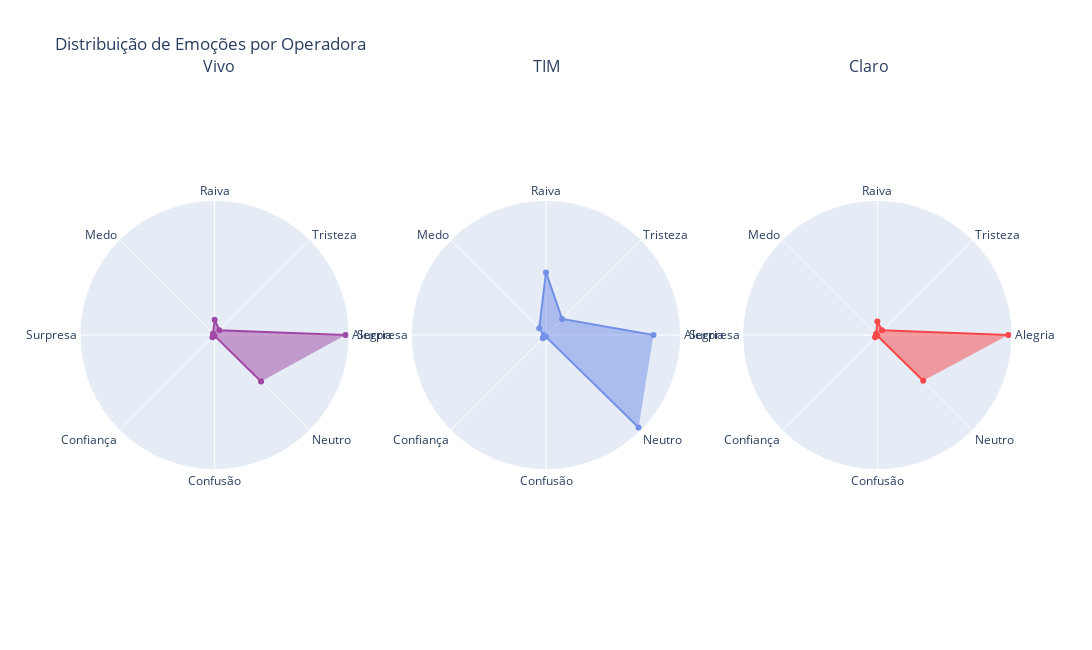

Notebook source saved alongside this figure:
### Code cell
values_claro = df[df['app'] == 'Claro'][['emotion_alegria', 'emotion_tristeza', 'emotion_raiva',
              'emotion_medo', 'emotion_surpresa', 'emotion_confianca',
              'emotion_confusao', 'emotion_neutro']].mean().tolist()

values_tim = df[df['app'] == 'TIM'][['emotion_alegria', 'emotion_tristeza', 'emotion_raiva',
              'emotion_medo', 'emotion_surpresa', 'emotion_confianca',
              'emotion_confusao', 'emotion_neutro']].mean().tolist()

values_vivo = df[df['app'] == 'Vivo'][['emotion_alegria', 'emotion_tristeza', 'emotion_raiva',
              'emotion_medo', 'emotion_surpresa', 'emotion_confianca',
              'emotion_confusao', 'emotion_neutro']].mean().tolist()

categories = ['Alegria', 'Tristeza', 'Raiva', 'Medo', 'Surpresa', 'Confiança', 'Confusão', 'Neutro']

# Valores de exemplo para cada operadora
values_vivo = values_vivo
values_tim = values_tim
values_claro = values_claro

# Criar subplots
fig = make_subplots(
    rows=1, cols=3,
    specs=[[{'type': 'polar'}, {'type': 'polar'}, {'type': 'polar'}]]
)

# Gráfico Vivo
fig.add_trace(go.Scatterpolar(
    r=values_vivo,
    theta=categories,
    fill='toself',
    name='Vivo',
    line=dict(color='purple'),
    opacity=0.7
), row=1, col=1)

# Gráfico TIM
fig.add_trace(go.Scatterpolar(
    r=values_tim,
    theta=categories,
    fill='toself',
    name='TIM',
    line=dict(color='royalblue'),
    opacity=0.7
), row=1, col=2)

# Gráfico Claro
fig.add_trace(go.Scatterpolar(
    r=values_claro,
    theta=categories,
    fill='toself',
    name='Claro',
    line=dict(color='red'),
    opacity=0.7
), row=1, col=3)

# Ajustar o layout geral
fig.update_layout(
    showlegend=False,
    title_text="Distribuição de Emoções por Operadora",
    height=650, width=1800,
)

fig.update_layout(
    polar=dict(radialaxis=dict(visible=False)),
    polar2=dict(radialaxis=dict(visible=False)),
    polar3=dict(radialaxis=dict(visible=False))
)


# Ajuste do posicionamento dos títulos: mais para cima
fig.add_annotation(dict(font=dict(size=16),
                        x=0.13,
                        y=1.1,
                        showarrow=False,
                        text="Vivo",
                        xref="paper",
                        yref="paper"))

fig.add_annotation(dict(font=dict(size=16),
                        x=0.5,
                        y=1.1,
                        showarrow=False,
                        text="TIM",
                        xref="paper",
                        yref="paper"))

fig.add_annotation(dict(font=dict(size=16),
                        x=0.87,
                        y=1.1,
                        showarrow=False,
                        text="Claro",
                        xref="paper",
                        yref="paper"))

fig.show()

### Figure 1 — Plotly figure (JSON) as saved in the notebook; plotly's stock layout.template omitted (floating-point values rounded to 4 significant figures)
{"data": [{"fill": "toself", "line": {"color": "purple"}, "name": "Vivo", "opacity": 0.7, "r": [0.6422, 0.03306, 0.07469, 0.01036, 0.006273, 0.01526, 0.004468, 0.3222], "subplot": "polar", "theta": ["Alegria", "Tristeza", "Raiva", "Medo", "Surpresa", "Confiança", "Confusão", "Neutro"], "type": "scatterpolar"}, {"fill": "toself", "line": {"color": "royalblue"}, "name": "TIM", "opacity": 0.7, "r": [0.3547, 0.07511, 0.2064, 0.03151, 0.007721, 0.01484, 0.005972, 0.4318], "subplot": "polar2", "theta": ["Alegria", "Tristeza", "Raiva", "Medo", "Surpresa", "Confiança", "Confusão", "Neutro"], "type": "scatterpolar"}, {"fill": "toself", "line": {"color": "red"}, "name": "Claro", "opacity": 0.7, "r": [0.6501, 0.03257, 0.06715, 0.008101, 0.007338, 0.01613, 0.003527, 0.3219], "subplot": "polar3", "theta": ["Alegria", "Tristeza", "Raiva", "Medo", "Surpresa", "Confiança", "Confusão", "Neutro"], "type": "scatterpolar"}], "layout": {"annotations": [{"font": {"size": 16}, "showarrow": false, "text": "Vivo", "x": 0.13, "xref": "paper", "y": 1.1, "yref": "paper"}, {"font": {"size": 16}, "showarrow": false, "text": "TIM", "x": 0.5, "xref": "paper", "y": 1.1, "yref": "paper"}, {"font": {"size": 16}, "showarrow": false, "text": "Claro", "x": 0.87, "xref": "paper", "y": 1.1, "yref": "paper"}], "height": 650, "polar": {"domain": {"x": [0, 0.2889], "y": [0, 1]}, "radialaxis": {"visible": false}}, "polar2": {"domain": {"x": [0.3556, 0.6444], "y": [0, 1]}, "radialaxis": {"visible": false}}, "polar3": {"domain": {"x": [0.7111, 1], "y": [0, 1]}, "radialaxis": {"visible": false}}, "showlegend": false, "title": {"text": "Distribuição de Emoções por Operadora"}, "width": 1800}}
